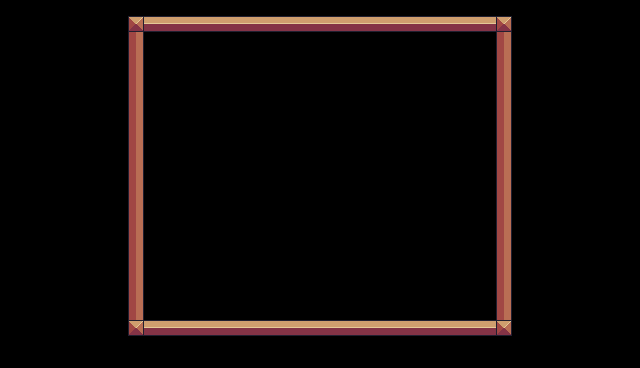

The image is a tile-based game level rendered from a .tmx file. Its description and complete source (layers, tilesets, objects, tile grids) follow:
An orthogonal 40x23 tile map with 16x16 px tiles, 1 tile layer (frame) and 1 object (player).

<map version="1.10" tiledversion="1.10.2" orientation="orthogonal" renderorder="right-down" width="40" height="23" tilewidth="16" tileheight="16" infinite="0" nextlayerid="4" nextobjectid="6">
 <tileset firstgid="1" source="Terrain (16x16).tsx" />
 <layer id="1" name="frame" width="40" height="23">
  <data encoding="csv">
0,0,0,0,0,0,0,0,0,0,0,0,0,0,0,0,0,0,0,0,0,0,0,0,0,0,0,0,0,0,0,0,0,0,0,0,0,0,0,0,
0,0,0,0,0,0,0,0,35,14,14,14,14,14,14,14,14,14,14,14,14,14,14,14,14,14,14,14,14,14,14,35,0,0,0,0,0,0,0,0,
0,0,0,0,0,0,0,0,38,0,0,0,0,0,0,0,0,0,0,0,0,0,0,0,0,0,0,0,0,0,0,38,0,0,0,0,0,0,0,0,
0,0,0,0,0,0,0,0,38,0,0,0,0,0,0,0,0,0,0,0,0,0,0,0,0,0,0,0,0,0,0,38,0,0,0,0,0,0,0,0,
0,0,0,0,0,0,0,0,38,0,0,0,0,0,0,0,0,0,0,0,0,0,0,0,0,0,0,0,0,0,0,38,0,0,0,0,0,0,0,0,
0,0,0,0,0,0,0,0,38,0,0,0,0,0,0,0,0,0,0,0,0,0,0,0,0,0,0,0,0,0,0,38,0,0,0,0,0,0,0,0,
0,0,0,0,0,0,0,0,38,0,0,0,0,0,0,0,0,0,0,0,0,0,0,0,0,0,0,0,0,0,0,38,0,0,0,0,0,0,0,0,
0,0,0,0,0,0,0,0,38,0,0,0,0,0,0,0,0,0,0,0,0,0,0,0,0,0,0,0,0,0,0,38,0,0,0,0,0,0,0,0,
0,0,0,0,0,0,0,0,38,0,0,0,0,0,0,0,0,0,0,0,0,0,0,0,0,0,0,0,0,0,0,38,0,0,0,0,0,0,0,0,
0,0,0,0,0,0,0,0,38,0,0,0,0,0,0,0,0,0,0,0,0,0,0,0,0,0,0,0,0,0,0,38,0,0,0,0,0,0,0,0,
0,0,0,0,0,0,0,0,38,0,0,0,0,0,0,0,0,0,0,0,0,0,0,0,0,0,0,0,0,0,0,38,0,0,0,0,0,0,0,0,
0,0,0,0,0,0,0,0,38,0,0,0,0,0,0,0,0,0,0,0,0,0,0,0,0,0,0,0,0,0,0,38,0,0,0,0,0,0,0,0,
0,0,0,0,0,0,0,0,38,0,0,0,0,0,0,0,0,0,0,0,0,0,0,0,0,0,0,0,0,0,0,38,0,0,0,0,0,0,0,0,
0,0,0,0,0,0,0,0,38,0,0,0,0,0,0,0,0,0,0,0,0,0,0,0,0,0,0,0,0,0,0,38,0,0,0,0,0,0,0,0,
0,0,0,0,0,0,0,0,38,0,0,0,0,0,0,0,0,0,0,0,0,0,0,0,0,0,0,0,0,0,0,38,0,0,0,0,0,0,0,0,
0,0,0,0,0,0,0,0,38,0,0,0,0,0,0,0,0,0,0,0,0,0,0,0,0,0,0,0,0,0,0,38,0,0,0,0,0,0,0,0,
0,0,0,0,0,0,0,0,38,0,0,0,0,0,0,0,0,0,0,0,0,0,0,0,0,0,0,0,0,0,0,38,0,0,0,0,0,0,0,0,
0,0,0,0,0,0,0,0,38,0,0,0,0,0,0,0,0,0,0,0,0,0,0,0,0,0,0,0,0,0,0,38,0,0,0,0,0,0,0,0,
0,0,0,0,0,0,0,0,38,0,0,0,0,0,0,0,0,0,0,0,0,0,0,0,0,0,0,0,0,0,0,38,0,0,0,0,0,0,0,0,
0,0,0,0,0,0,0,0,38,0,0,0,0,0,0,0,0,0,0,0,0,0,0,0,0,0,0,0,0,0,0,38,0,0,0,0,0,0,0,0,
0,0,0,0,0,0,0,0,35,14,14,14,14,14,14,14,14,14,14,14,14,14,14,14,14,14,14,14,14,14,14,35,0,0,0,0,0,0,0,0,
0,0,0,0,0,0,0,0,0,0,0,0,0,0,0,0,0,0,0,0,0,0,0,0,0,0,0,0,0,0,0,0,0,0,0,0,0,0,0,0,
0,0,0,0,0,0,0,0,0,0,0,0,0,0,0,0,0,0,0,0,0,0,0,0,0,0,0,0,0,0,0,0,0,0,0,0,0,0,0,0
</data>
 </layer>
 <objectgroup id="3" name="spawnPoints">
  <object id="3" name="player" type="player" x="287.5" y="254.833" width="64" height="64" />
 </objectgroup>
</map>
